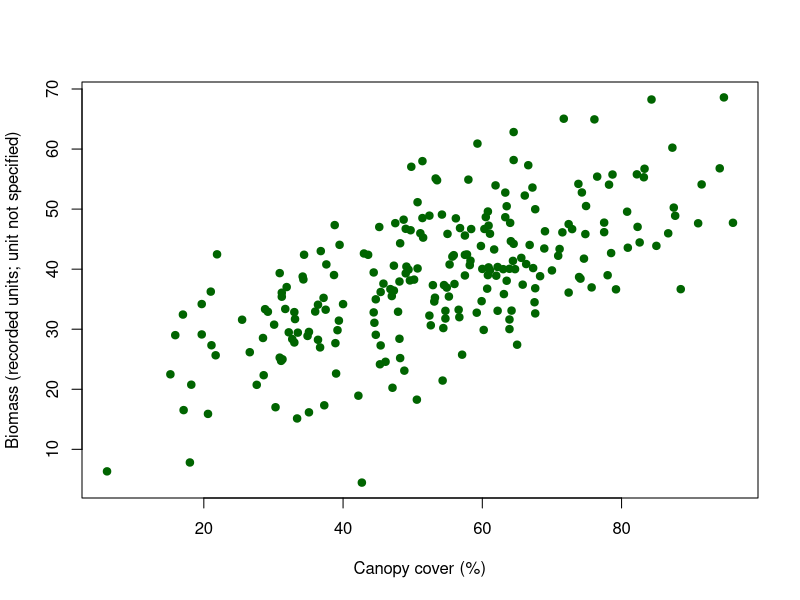

Write the R code that produced this figure.
## ---- chunk 1
plots <- read.csv("plot_survey.csv", stringsAsFactors = FALSE)
str(plots)
## ---- chunk 2
canopy_missing <- plots$canopy == "not recorded"
plots$canopy[canopy_missing] <- NA
plots$canopy <- as.numeric(plots$canopy)
## ---- chunk 3
biomass_sentinel <- plots$biomass == -999
plots$biomass[biomass_sentinel] <- NA
## ---- chunk 4
# Confirm the cleaned measurement types and missing-value counts.
str(plots)
colSums(is.na(plots))
## ---- chunk 5
biomass_mean <- mean(plots$biomass, na.rm = TRUE)
biomass_sd <- sd(plots$biomass, na.rm = TRUE)
canopy_mean <- mean(plots$canopy, na.rm = TRUE)
canopy_sd <- sd(plots$canopy, na.rm = TRUE)

site_counts <- table(plots$site)
treatment_counts <- table(plots$treatment)
biomass_by_site <- tapply(plots$biomass, plots$site, mean, na.rm = TRUE)
missing_soil_ph <- sum(is.na(plots$soil_ph))

biomass_mean
biomass_sd
canopy_mean
canopy_sd
site_counts
treatment_counts
biomass_by_site
missing_soil_ph
## ---- chunk 6
thinned_riparian <- plots$biomass[
  plots$treatment == "thinned" & plots$site == "riparian"
]
thinned_ridge <- plots$biomass[
  plots$treatment == "thinned" & plots$site == "ridge"
]

mean_riparian_thinned <- mean(thinned_riparian, na.rm = TRUE)
mean_ridge_thinned <- mean(thinned_ridge, na.rm = TRUE)
difference <- mean_riparian_thinned - mean_ridge_thinned
mean_riparian_thinned
mean_ridge_thinned
difference
## ---- chunk 7
#| fig-cap: "Biomass by canopy cover"
#| fig-width: 7
#| fig-height: 5
plot(
  plots$canopy,
  plots$biomass,
  xlab = "Canopy cover (%)",
  ylab = "Biomass (recorded units; unit not specified)",
  pch = 19,
  col = "darkgreen"
)
